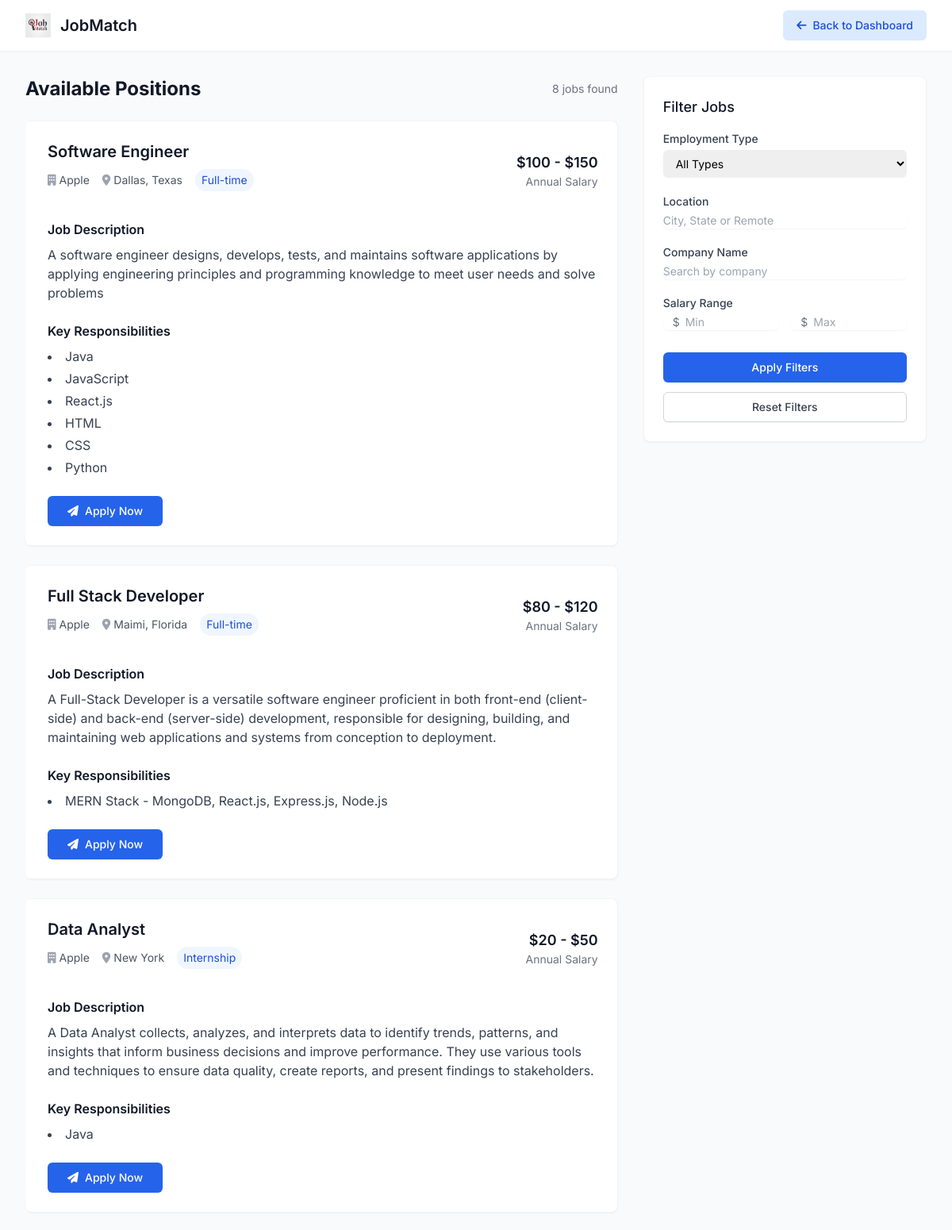
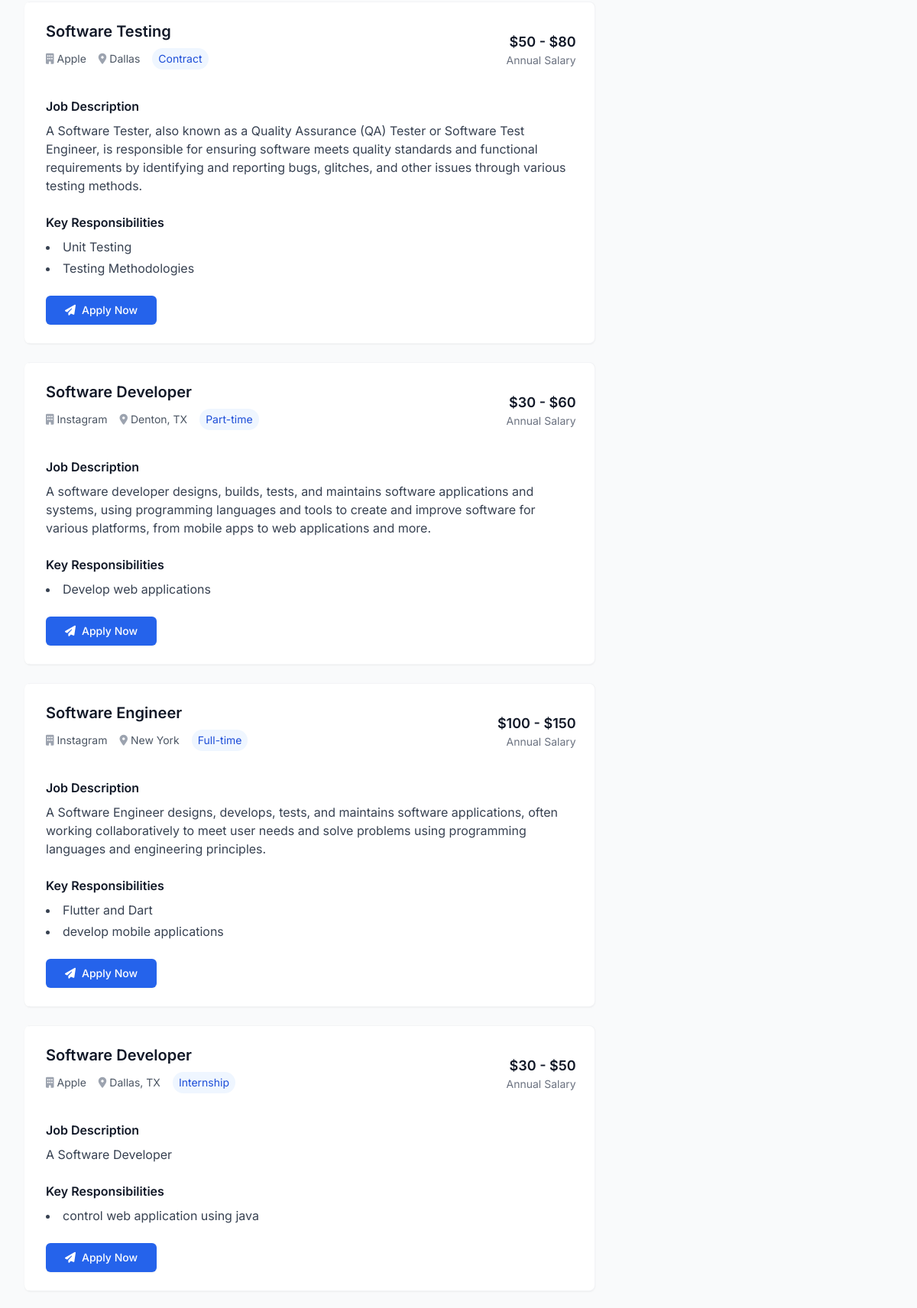
The app's page /applications (upper part) with its own data (2 pictures, top to bottom).
### app.py (models this page shows, shortened)
class JobPost(db.Model):
    __tablename__ = 'job_posts'  # Table name in the database
    id = db.Column(db.Integer, primary_key=True)
    job_title = db.Column(db.String(100), nullable=False)
    location = db.Column(db.String(100), nullable=False)
    employment_type = db.Column(db.String(50), nullable=False)
    salary_from = db.Column(db.Integer)
    salary_to = db.Column(db.Integer)
    job_description = db.Column(db.Text, nullable=False)
    key_responsibilities = db.Column(db.Text)
    company_name = db.Column(db.String(100), nullable=False)
    email = db.Column(db.String(100), nullable=False)
    logo_filename = db.Column(db.String(100))  # Filename of the uploaded logo image

### app.py (the view)
@app.route('/applications', methods=['GET'])
def job_listings():
    employment_type = request.args.get('employment_type')
    location = request.args.get('location')
    salary_from = request.args.get('salary_from', type=int)
    salary_to = request.args.get('salary_to', type=int)
    query = JobPost.query
    if employment_type:
        query = query.filter_by(employment_type=employment_type)
    if location:
        query = query.filter(JobPost.location.ilike(f"%{location}%"))
    if salary_from is not None:
        query = query.filter(JobPost.salary_from >= salary_from)
    if salary_to is not None:
        query = query.filter(JobPost.salary_to <= salary_to)
    jobs = query.all()
    return render_template('applications.html', jobs=jobs)

### Templates/applications.html (shortened to what this page needs)
<!DOCTYPE html>
<html lang="en">
<head>
    <link href="https://cdnjs.cloudflare.com/ajax/libs/font-awesome/6.4.0/css/all.min.css" rel="stylesheet"/>
    <link href="https://cdn.jsdelivr.net/npm/tailwindcss@2.2.19/dist/tailwind.min.css" rel="stylesheet">
</head>
<body class="bg-gray-50 min-h-screen">
    <nav class="bg-white shadow-sm">
        <div class="max-w-7xl mx-auto px-4 sm:px-6 lg:px-8">
            <div class="flex justify-between h-16 items-center">
                <div class="flex items-center">
                    <img class="h-8 w-auto" src="static/img/logo.png" alt="Logo"/>
                    <span class="ml-3 text-xl font-semibold text-gray-900">JobMatch</span>
                </div>
                <div>
                    <a href="{{ url_for('app_tracker') }}"
                       class="inline-flex items-center px-4 py-2 border border-transparent text-sm font-medium rounded-md text-blue-700 bg-blue-100 hover:bg-blue-200 transition-colors">
                       <i class="fas fa-arrow-left mr-2"></i> Back to Dashboard
                    </a>
                </div>
            </div>
        </div>
    </nav>
    <main class="max-w-7xl mx-auto py-8 px-4 sm:px-6 lg:px-8">
        <div class="grid grid-cols-1 lg:grid-cols-12 gap-8">
            <div class="lg:col-span-8">
                <div class="flex justify-between items-center mb-6">
                    <h1 class="text-2xl font-bold text-gray-900">Available Positions</h1>
                    <span class="text-sm text-gray-500">{{ jobs|length }} jobs found</span>
                </div>
                <div id="job-listings" class="space-y-6">
                    {% for job in jobs %}
                    <div class="job-item bg-white rounded-lg shadow-sm p-6 border border-gray-100">
                        <div class="flex flex-col md:flex-row justify-between items-start md:items-center">
                            <div class="mb-4 md:mb-0">
                                <h3 class="text-xl font-semibold text-gray-900">{{ job.job_title }}</h3>
                                <div class="flex items-center mt-2 space-x-4">
                                    <span class="text-sm text-gray-600 flex items-center">
                                        <i class="fas fa-building mr-1 text-gray-400"></i> {{ job.company_name }}
                                    </span>
                                    <span class="text-sm text-gray-600 flex items-center">
                                        <i class="fas fa-map-marker-alt mr-1 text-gray-400"></i> {{ job.location }}
                                    </span>
                                    <span class="text-sm px-2 py-1 bg-blue-50 text-blue-700 rounded-full">
                                        {{ job.employment_type }}
                                    </span>
                                </div>
                            </div>
                            <div class="text-right">
                                <p class="text-lg font-semibold text-gray-900">${{ "{:,}".format(job.salary_from) }} - ${{ "{:,}".format(job.salary_to) }}</p>
                                <p class="text-sm text-gray-500">Annual Salary</p>
                            </div>
                        </div>
                        <div class="mt-6">
                            <h4 class="text-md font-semibold text-gray-900 mb-2">Job Description</h4>
                            <p class="text-gray-700">{{ job.job_description }}</p>
                        </div>
                        <div class="mt-6">
                            <h4 class="text-md font-semibold text-gray-900 mb-2">Key Responsibilities</h4>
                            <ul class="list-disc list-inside space-y-1 text-gray-700">
                                {% for responsibility in job.key_responsibilities.split('\n') %}
                                <li>{{ responsibility }}</li>
                                {% endfor %}
                            </ul>
                        </div>
                        <form method="POST" action="{{ url_for('apply_for_job', job_post_id=job.id) }}" class="mt-6">
                            <button type="submit" class="apply-btn inline-flex items-center px-6 py-2 border border-transparent text-sm font-medium rounded-md shadow-sm text-white bg-blue-600 hover:bg-blue-700 focus:outline-none focus:ring-2 focus:ring-offset-2 focus:ring-blue-500">
                                <i class="fas fa-paper-plane mr-2"></i> Apply Now
                            </button>
                        </form>
                    </div>
                    {% endfor %}
                </div>
            </div>
            <div class="lg:col-span-4">
                <div class="filter-card bg-white rounded-lg shadow-sm p-6 border border-gray-100">
                    <h2 class="text-lg font-medium text-gray-900 mb-4">Filter Jobs</h2>
                    <form id="filter-form">
                        <div class="space-y-5">
                            <div>
                                <label class="block text-sm font-medium text-gray-700 mb-1">Employment Type</label>
                                <select name="employment_type" class="mt-1 block w-full pl-3 pr-10 py-2 text-base border-gray-300 focus:outline-none focus:ring-blue-500 focus:border-blue-500 sm:text-sm rounded-md">
                                    <option value="">All Types</option>
                                </select>
                            </div>
                            <div>
                                <label class="block text-sm font-medium text-gray-700 mb-1">Location</label>
                                <input type="text" name="location" placeholder="City, State or Remote" class="mt-1 block w-full shadow-sm sm:text-sm rounded-md border-gray-300 focus:ring-blue-500 focus:border-blue-500">
                            </div>
                            <div>
                                <label class="block text-sm font-medium text-gray-700 mb-1">Company Name</label>
                                <input type="text" name="company_name" placeholder="Search by company" class="mt-1 block w-full shadow-sm sm:text-sm rounded-md border-gray-300 focus:ring-blue-500 focus:border-blue-500">
                            </div>
                            <div>
                                <label class="block text-sm font-medium text-gray-700 mb-1">Salary Range</label>
                                <div class="grid grid-cols-2 gap-4">
                                    <div>
                                        <div class="relative rounded-md shadow-sm">
                                            <div class="absolute inset-y-0 left-0 pl-3 flex items-center pointer-events-none">
                                                <span class="text-gray-500 sm:text-sm">$</span>
                                            </div>
                                            <input type="number" name="salary_from" placeholder="Min" class="focus:ring-blue-500 focus:border-blue-500 block w-full pl-7 pr-12 sm:text-sm border-gray-300 rounded-md">
                                        </div>
                                    </div>
                                    <div>
                                        <div class="relative rounded-md shadow-sm">
                                            <div class="absolute inset-y-0 left-0 pl-3 flex items-center pointer-events-none">
                                                <span class="text-gray-500 sm:text-sm">$</span>
                                            </div>
                                            <input type="number" name="salary_to" placeholder="Max" class="focus:ring-blue-500 focus:border-blue-500 block w-full pl-7 pr-12 sm:text-sm border-gray-300 rounded-md">
                                        </div>
                                    </div>
                                </div>
                            </div>
                            <div class="pt-2 space-y-3">
                                <button type="submit" class="w-full flex justify-center py-2 px-4 border border-transparent rounded-md shadow-sm text-sm font-medium text-white bg-blue-600 hover:bg-blue-700 focus:outline-none focus:ring-2 focus:ring-offset-2 focus:ring-blue-500">
                                    Apply Filters
                                </button>
                                <button type="button" id="reset-filters" class="w-full flex justify-center py-2 px-4 border border-gray-300 rounded-md shadow-sm text-sm font-medium text-gray-700 bg-white hover:bg-gray-50 focus:outline-none focus:ring-2 focus:ring-offset-2 focus:ring-blue-500">
                                    Reset Filters
                                </button>
                            </div>
                        </div>
                    </form>
                </div>
            </div>
        </div>
    </main>
</body>
</html>

### Templates/applications.html (style rules this page uses)
body { font-family: 'Inter', sans-serif; }
.job-item { transition: all 0.3s ease; border-left: 4px solid transparent; }
.apply-btn { transition: all 0.2s ease; }
.filter-card { position: sticky; top: 20px; }

### records on screen
JobPost: job_title "Software Engineer", company_name "Apple", location "Dallas, Texas", employment_type "Full-time", salary_from "100", salary_to "150", job_description "A software engineer designs, develops, tests, and maintains software applications by applying engineering principles and programming knowledge to meet user needs and solve problems", responsibility "Java" "JavaScript" "React.js" "HTML" "CSS" "Python"
JobPost: job_title "Full Stack Developer", company_name "Apple", location "Maimi, Florida", employment_type "Full-time", salary_from "80", salary_to "120", job_description "A Full-Stack Developer is a versatile software engineer proficient in both front-end (client-side) and back-end (server-side) development, responsible for designing, building, and maintaining web applications and systems from conception to deployment.", key_responsibilities "MERN Stack - MongoDB, React.js, Express.js, Node.js"
JobPost: job_title "Data Analyst", company_name "Apple", location "New York", employment_type "Internship", salary_from "20", salary_to "50", job_description "A Data Analyst collects, analyzes, and interprets data to identify trends, patterns, and insights that inform business decisions and improve performance. They use various tools and techniques to ensure data quality, create reports, and present findings to stakeholders.", key_responsibilities "Java"
JobPost: job_title "Software Testing", company_name "Apple", location "Dallas", employment_type "Contract", salary_from "50", salary_to "80", job_description "A Software Tester, also known as a Quality Assurance (QA) Tester or Software Test Engineer, is responsible for ensuring software meets quality standards and functional requirements by identifying and reporting bugs, glitches, and other issues through various testing methods.", responsibility "Unit Testing" "Testing Methodologies"
JobPost: job_title "Software Developer", company_name "Instagram", location "Denton, TX", employment_type "Part-time", salary_from "30", salary_to "60", job_description "A software developer designs, builds, tests, and maintains software applications and systems, using programming languages and tools to create and improve software for various platforms, from mobile apps to web applications and more.", key_responsibilities "Develop web applications"
JobPost: job_title "Software Engineer", company_name "Instagram", location "New York", employment_type "Full-time", salary_from "100", salary_to "150", job_description "A Software Engineer designs, develops, tests, and maintains software applications, often working collaboratively to meet user needs and solve problems using programming languages and engineering principles.", responsibility "Flutter and Dart" "develop mobile applications"
JobPost: job_title "Software Developer", company_name "Apple", location "Dallas, TX", employment_type "Internship", salary_from "30", salary_to "50", job_description "A Software Developer", key_responsibilities "control web application using java"

### other values on screen
{{ jobs|length }} "8"
